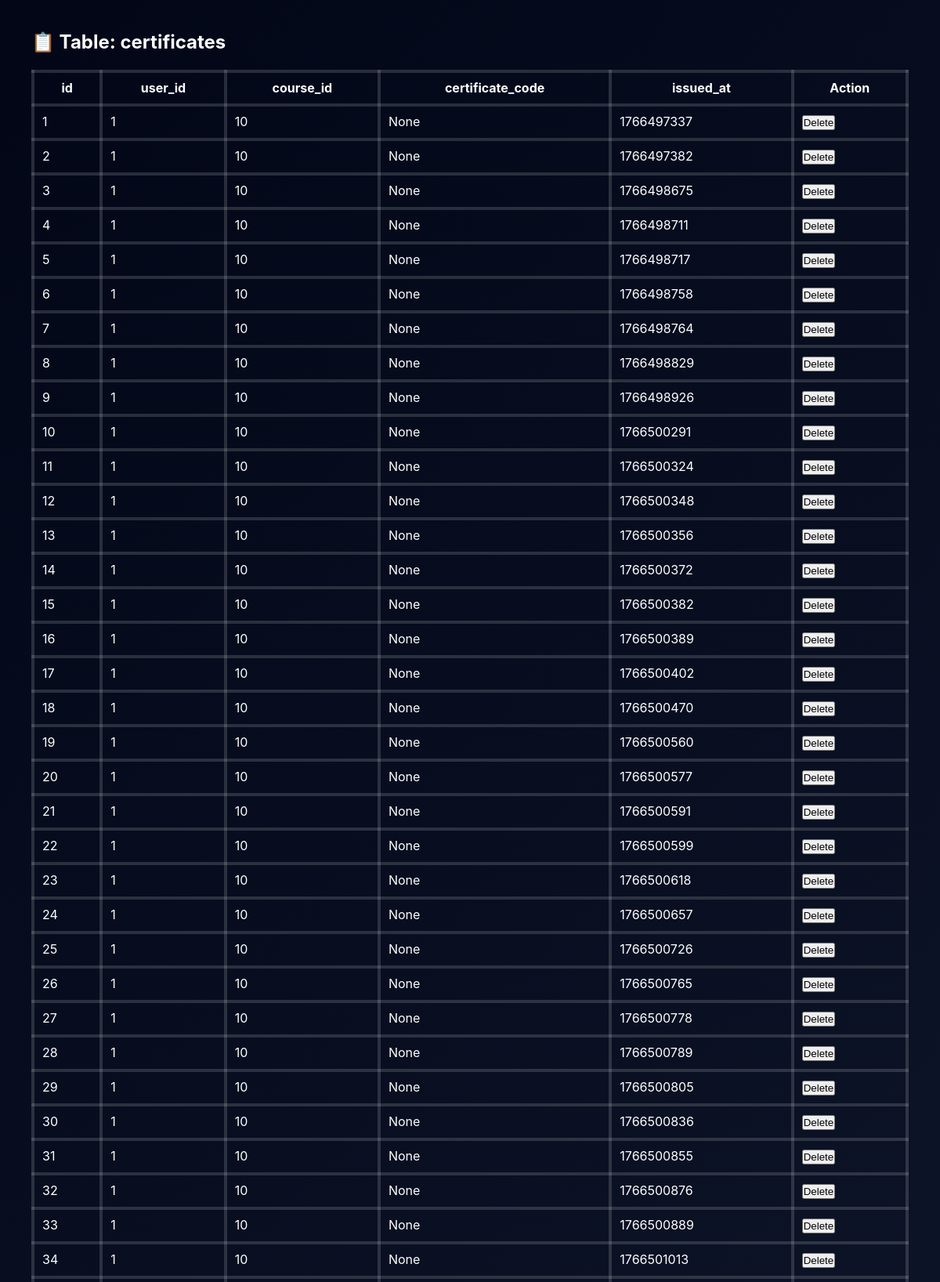
The page /admin/table/certificates (signed in, upper part) on the database its author committed.
### tables this page shows
CREATE TABLE certificates (
    id INTEGER PRIMARY KEY AUTOINCREMENT,
    user_id INTEGER,
    course_id INTEGER,
    certificate_code TEXT,
    issued_at INTEGER
);

### app.py (the view)
@app.route("/admin/table/<table>")
@csrf.exempt
@login_required
def admin_table_view(table):
    if g.user["role"] != "admin":
        return redirect("/dashboard")
    conn = get_db()
    c = conn.cursor()
    c.execute(f"PRAGMA table_info({table})")
    columns = [r["name"] for r in c.fetchall()]
    c.execute(f"SELECT * FROM {table}")
    rows = c.fetchall()
    conn.close()
    return render_template(
        "admin/table_view.html",
        table=table,
        columns=columns,
        rows=rows
    )

### app.py (called while the page is built)
def get_db():
    conn = sqlite3.connect(DB)
    conn.row_factory = sqlite3.Row
    return conn

def login_required(f):
    @functools.wraps(f)
    def wrapped(*args, **kwargs):
        if 'user_id' not in session:
            return redirect(url_for('login', next=request.path))
        return f(*args, **kwargs)
    return wrapped

@app.before_request
def load_logged_in_user():
    g.user = None
    uid = session.get("user_id")
    if uid:
        conn = get_db(); c = conn.cursor()
        c.execute("SELECT id,name,email,role,verified,school,class,profession,address,photo,gemini_api_key FROM users WHERE id=?", (uid,))
        row = c.fetchone()
        conn.close()
        if row:
            g.user = {
                "id": row["id"], "name": row["name"], "email": row["email"],
                "role": row["role"], "verified": row["verified"],
                "school": row["school"], "class": row["class"],
                "profession": row["profession"], "address": row["address"],
                "photo": row["photo"],
                "gemini_api_key": row["gemini_api_key"]
            }
            if g.user and g.user.get("is_blocked"):
             return "Your account is blocked by admin."

### templates/admin/table_view.html (shortened to what this page needs)
<!DOCTYPE html>
<html lang="en">
<head>
  <link rel="stylesheet" href="/static/css/style.css">
</head>
<body class="admin-page">
<div class="admin-container">
  <h2>📋 Table: {{ table }}</h2>
  <table class="admin-table">
    <tr>
      {% for col in columns %}
        <th>{{ col }}</th>
      {% endfor %}
      <th>Action</th>
    </tr>
    {% for row in rows %}
    <tr>
      {% for col in columns %}
        <td>{{ row[col] }}</td>
      {% endfor %}
      <td>
        {% if 'id' in columns %}
        <form method="post" action="/admin/delete/{{ table }}/{{ row['id'] }}"
              onsubmit="return confirm('Delete this row?');">
          <button type="submit" class="admin-btn danger">Delete</button>
        </form>
        {% else %}
        —
        {% endif %}
      </td>
    </tr>
    {% endfor %}
  </table>
</div>
</body>
</html>

### static/css/style.css (style rules this page uses)
* { margin: 0; padding: 0; box-sizing: border-box; }
body { font-family: -apple-system, BlinkMacSystemFont, 'SF Pro Display', 'Segoe UI', sans-serif; line-height: 1.2; color: #ffffff; background: linear-gradient(135deg, #0a0a0a 0%, #1a1a2e 25%, #16213e 50%, #0f3460 75%, #533483 100%); background-attachment: fixed; min-height: 100vh; overflow-x: hidden; }
html { scroll-behavior: smooth; }
.admin-page { min-height: 100vh; background: linear-gradient(135deg, #020617, #0f172a); color: white; padding: 40px; }
.admin-container { max-width: 1700px; overflow-y: auto; overflow-x: auto; margin-top: 50pxpx; margin-bottom: 10px; }
.admin-table { width: 100%; border-collapse: collapse; margin-top: 20px; margin-bottom: 40px; }
.admin-table th, .admin-table td { border: 4px solid rgba(255,255,255,0.15); padding: 10px; }

### rows shown on the page
certificates: id "1" "1" "10" "None" "1766497337"
certificates: id "2" "1" "10" "None" "1766497382"
certificates: id "3" "1" "10" "None" "1766498675"
certificates: id "4" "1" "10" "None" "1766498711"
certificates: id "5" "1" "10" "None" "1766498717"
certificates: id "6" "1" "10" "None" "1766498758"
certificates: id "7" "1" "10" "None" "1766498764"
certificates: id "8" "1" "10" "None" "1766498829"
certificates: id "9" "1" "10" "None" "1766498926"
certificates: id "10" "1" "10" "None" "1766500291"
certificates: id "11" "1" "10" "None" "1766500324"
certificates: id "12" "1" "10" "None" "1766500348"
certificates: id "13" "1" "10" "None" "1766500356"
certificates: id "14" "1" "10" "None" "1766500372"
certificates: id "15" "1" "10" "None" "1766500382"
certificates: id "16" "1" "10" "None" "1766500389"
certificates: id "17" "1" "10" "None" "1766500402"
certificates: id "18" "1" "10" "None" "1766500470"
certificates: id "19" "1" "10" "None" "1766500560"
certificates: id "20" "1" "10" "None" "1766500577"
certificates: id "21" "1" "10" "None" "1766500591"
certificates: id "22" "1" "10" "None" "1766500599"
certificates: id "23" "1" "10" "None" "1766500618"
certificates: id "24" "1" "10" "None" "1766500657"
certificates: id "25" "1" "10" "None" "1766500726"
certificates: id "26" "1" "10" "None" "1766500765"
certificates: id "27" "1" "10" "None" "1766500778"
certificates: id "28" "1" "10" "None" "1766500789"
certificates: id "29" "1" "10" "None" "1766500805"
certificates: id "30" "1" "10" "None" "1766500836"
certificates: id "31" "1" "10" "None" "1766500855"
certificates: id "32" "1" "10" "None" "1766500876"
certificates: id "33" "1" "10" "None" "1766500889"
certificates: id "34" "1" "10" "None" "1766501013"

### other values the page prints
{{ table }} "certificates"
{{ col }} "id" "user_id" "course_id" "certificate_code" "issued_at"
